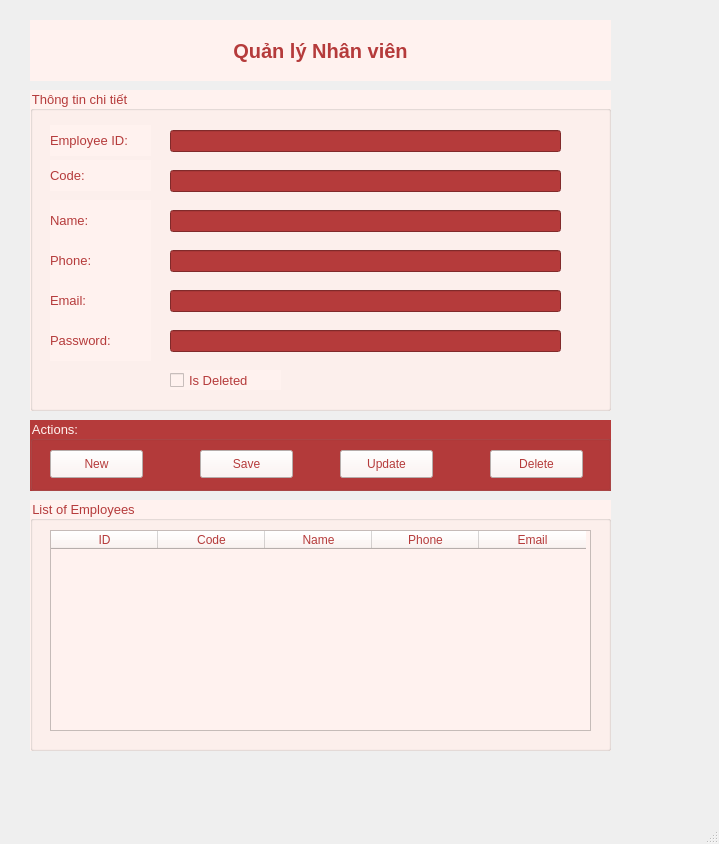
<?xml version="1.0" encoding="UTF-8"?>
<ui version="4.0">
 <class>MainWindow</class>
 <widget class="QMainWindow" name="MainWindow">
  <property name="geometry">
   <rect>
    <x>0</x>
    <y>0</y>
    <width>719</width>
    <height>844</height>
   </rect>
  </property>
  <property name="windowTitle">
   <string>MainWindow</string>
  </property>
  <widget class="QWidget" name="centralwidget">
   <widget class="QLabel" name="label">
    <property name="geometry">
     <rect>
      <x>30</x>
      <y>20</y>
      <width>581</width>
      <height>61</height>
     </rect>
    </property>
    <property name="font">
     <font>
      <pointsize>15</pointsize>
      <weight>75</weight>
      <bold>true</bold>
     </font>
    </property>
    <property name="styleSheet">
     <string notr="true">color: rgb(181, 59, 59);
background-color: rgb(255, 242, 239);</string>
    </property>
    <property name="text">
     <string>Quản lý Nhân viên</string>
    </property>
    <property name="alignment">
     <set>Qt::AlignCenter</set>
    </property>
   </widget>
   <widget class="QGroupBox" name="groupBox">
    <property name="geometry">
     <rect>
      <x>30</x>
      <y>90</y>
      <width>581</width>
      <height>321</height>
     </rect>
    </property>
    <property name="font">
     <font>
      <pointsize>10</pointsize>
     </font>
    </property>
    <property name="styleSheet">
     <string notr="true">color: rgb(181, 59, 59);
background-color: rgb(255, 242, 239);</string>
    </property>
    <property name="title">
     <string>Thông tin chi tiết</string>
    </property>
    <widget class="QLabel" name="label_2">
     <property name="geometry">
      <rect>
       <x>20</x>
       <y>35</y>
       <width>101</width>
       <height>31</height>
      </rect>
     </property>
     <property name="font">
      <font>
       <pointsize>10</pointsize>
      </font>
     </property>
     <property name="text">
      <string>Employee ID:</string>
     </property>
    </widget>
    <widget class="QLineEdit" name="lineEditID">
     <property name="geometry">
      <rect>
       <x>140</x>
       <y>40</y>
       <width>391</width>
       <height>22</height>
      </rect>
     </property>
     <property name="font">
      <font>
       <pointsize>10</pointsize>
      </font>
     </property>
     <property name="styleSheet">
      <string notr="true">background-color: rgb(181, 59, 59);
color: rgb(255, 242, 239);</string>
     </property>
    </widget>
    <widget class="QLabel" name="label_3">
     <property name="geometry">
      <rect>
       <x>20</x>
       <y>70</y>
       <width>101</width>
       <height>31</height>
      </rect>
     </property>
     <property name="font">
      <font>
       <pointsize>10</pointsize>
      </font>
     </property>
     <property name="text">
      <string>Code:</string>
     </property>
    </widget>
    <widget class="QLabel" name="label_4">
     <property name="geometry">
      <rect>
       <x>20</x>
       <y>110</y>
       <width>101</width>
       <height>41</height>
      </rect>
     </property>
     <property name="font">
      <font>
       <pointsize>10</pointsize>
      </font>
     </property>
     <property name="text">
      <string>Name:</string>
     </property>
    </widget>
    <widget class="QLabel" name="label_5">
     <property name="geometry">
      <rect>
       <x>20</x>
       <y>150</y>
       <width>101</width>
       <height>41</height>
      </rect>
     </property>
     <property name="font">
      <font>
       <pointsize>10</pointsize>
      </font>
     </property>
     <property name="text">
      <string>Phone:</string>
     </property>
    </widget>
    <widget class="QLabel" name="label_6">
     <property name="geometry">
      <rect>
       <x>20</x>
       <y>190</y>
       <width>101</width>
       <height>41</height>
      </rect>
     </property>
     <property name="font">
      <font>
       <pointsize>10</pointsize>
      </font>
     </property>
     <property name="text">
      <string>Email:</string>
     </property>
    </widget>
    <widget class="QLabel" name="label_7">
     <property name="geometry">
      <rect>
       <x>20</x>
       <y>230</y>
       <width>101</width>
       <height>41</height>
      </rect>
     </property>
     <property name="font">
      <font>
       <pointsize>10</pointsize>
      </font>
     </property>
     <property name="text">
      <string>Password:</string>
     </property>
    </widget>
    <widget class="QLineEdit" name="lineEditCode">
     <property name="geometry">
      <rect>
       <x>140</x>
       <y>80</y>
       <width>391</width>
       <height>22</height>
      </rect>
     </property>
     <property name="font">
      <font>
       <pointsize>10</pointsize>
      </font>
     </property>
     <property name="styleSheet">
      <string notr="true">background-color: rgb(181, 59, 59);
color: rgb(255, 242, 239);</string>
     </property>
    </widget>
    <widget class="QLineEdit" name="lineEditName">
     <property name="geometry">
      <rect>
       <x>140</x>
       <y>120</y>
       <width>391</width>
       <height>22</height>
      </rect>
     </property>
     <property name="font">
      <font>
       <pointsize>10</pointsize>
      </font>
     </property>
     <property name="styleSheet">
      <string notr="true">background-color: rgb(181, 59, 59);
color: rgb(255, 242, 239);</string>
     </property>
    </widget>
    <widget class="QLineEdit" name="lineEditPhone">
     <property name="geometry">
      <rect>
       <x>140</x>
       <y>160</y>
       <width>391</width>
       <height>22</height>
      </rect>
     </property>
     <property name="font">
      <font>
       <pointsize>10</pointsize>
      </font>
     </property>
     <property name="styleSheet">
      <string notr="true">background-color: rgb(181, 59, 59);
color: rgb(255, 242, 239);</string>
     </property>
    </widget>
    <widget class="QLineEdit" name="lineEditEmail">
     <property name="geometry">
      <rect>
       <x>140</x>
       <y>200</y>
       <width>391</width>
       <height>22</height>
      </rect>
     </property>
     <property name="font">
      <font>
       <pointsize>10</pointsize>
      </font>
     </property>
     <property name="styleSheet">
      <string notr="true">background-color: rgb(181, 59, 59);
color: rgb(255, 242, 239);</string>
     </property>
    </widget>
    <widget class="QLineEdit" name="lineEditPassword">
     <property name="geometry">
      <rect>
       <x>140</x>
       <y>240</y>
       <width>391</width>
       <height>22</height>
      </rect>
     </property>
     <property name="font">
      <font>
       <pointsize>10</pointsize>
      </font>
     </property>
     <property name="styleSheet">
      <string notr="true">background-color: rgb(181, 59, 59);
color: rgb(255, 242, 239);</string>
     </property>
    </widget>
    <widget class="QCheckBox" name="checkBoxIsDeleted">
     <property name="geometry">
      <rect>
       <x>140</x>
       <y>280</y>
       <width>111</width>
       <height>20</height>
      </rect>
     </property>
     <property name="font">
      <font>
       <pointsize>10</pointsize>
      </font>
     </property>
     <property name="text">
      <string>Is Deleted</string>
     </property>
    </widget>
   </widget>
   <widget class="QGroupBox" name="groupBox_2">
    <property name="geometry">
     <rect>
      <x>30</x>
      <y>420</y>
      <width>581</width>
      <height>71</height>
     </rect>
    </property>
    <property name="font">
     <font>
      <pointsize>10</pointsize>
     </font>
    </property>
    <property name="styleSheet">
     <string notr="true">background-color: rgb(181, 59, 59);
color: rgb(255, 242, 239);</string>
    </property>
    <property name="title">
     <string>Actions:</string>
    </property>
    <widget class="QPushButton" name="pushButtonNew">
     <property name="geometry">
      <rect>
       <x>20</x>
       <y>30</y>
       <width>93</width>
       <height>28</height>
      </rect>
     </property>
     <property name="font">
      <font>
       <pointsize>9</pointsize>
      </font>
     </property>
     <property name="styleSheet">
      <string notr="true">color: rgb(181, 59, 59);
background-color: rgb(255, 242, 239);</string>
     </property>
     <property name="text">
      <string>New</string>
     </property>
    </widget>
    <widget class="QPushButton" name="pushButtonSave">
     <property name="geometry">
      <rect>
       <x>170</x>
       <y>30</y>
       <width>93</width>
       <height>28</height>
      </rect>
     </property>
     <property name="font">
      <font>
       <pointsize>9</pointsize>
      </font>
     </property>
     <property name="styleSheet">
      <string notr="true">color: rgb(181, 59, 59);
background-color: rgb(255, 242, 239);</string>
     </property>
     <property name="text">
      <string>Save</string>
     </property>
    </widget>
    <widget class="QPushButton" name="pushButtonUpdate">
     <property name="geometry">
      <rect>
       <x>310</x>
       <y>30</y>
       <width>93</width>
       <height>28</height>
      </rect>
     </property>
     <property name="font">
      <font>
       <pointsize>9</pointsize>
      </font>
     </property>
     <property name="styleSheet">
      <string notr="true">color: rgb(181, 59, 59);
background-color: rgb(255, 242, 239);</string>
     </property>
     <property name="text">
      <string>Update</string>
     </property>
    </widget>
    <widget class="QPushButton" name="pushButtonDelete">
     <property name="geometry">
      <rect>
       <x>460</x>
       <y>30</y>
       <width>93</width>
       <height>28</height>
      </rect>
     </property>
     <property name="font">
      <font>
       <pointsize>9</pointsize>
      </font>
     </property>
     <property name="styleSheet">
      <string notr="true">color: rgb(181, 59, 59);
background-color: rgb(255, 242, 239);</string>
     </property>
     <property name="text">
      <string>Delete</string>
     </property>
    </widget>
   </widget>
   <widget class="QGroupBox" name="groupBox_3">
    <property name="geometry">
     <rect>
      <x>30</x>
      <y>500</y>
      <width>581</width>
      <height>251</height>
     </rect>
    </property>
    <property name="font">
     <font>
      <pointsize>10</pointsize>
     </font>
    </property>
    <property name="styleSheet">
     <string notr="true">color: rgb(181, 59, 59);
background-color: rgb(255, 242, 239);</string>
    </property>
    <property name="title">
     <string>List of Employees</string>
    </property>
    <widget class="QTableWidget" name="tableWidgetEmployee">
     <property name="geometry">
      <rect>
       <x>20</x>
       <y>30</y>
       <width>541</width>
       <height>201</height>
      </rect>
     </property>
     <property name="font">
      <font>
       <pointsize>9</pointsize>
      </font>
     </property>
     <attribute name="horizontalHeaderDefaultSectionSize">
      <number>107</number>
     </attribute>
     <column>
      <property name="text">
       <string>ID</string>
      </property>
     </column>
     <column>
      <property name="text">
       <string>Code</string>
      </property>
     </column>
     <column>
      <property name="text">
       <string>Name</string>
      </property>
     </column>
     <column>
      <property name="text">
       <string>Phone</string>
      </property>
     </column>
     <column>
      <property name="text">
       <string>Email</string>
      </property>
     </column>
    </widget>
   </widget>
  </widget>
  <widget class="QMenuBar" name="menubar">
   <property name="geometry">
    <rect>
     <x>0</x>
     <y>0</y>
     <width>719</width>
     <height>26</height>
    </rect>
   </property>
  </widget>
  <widget class="QStatusBar" name="statusbar"/>
 </widget>
 <resources/>
 <connections/>
</ui>
